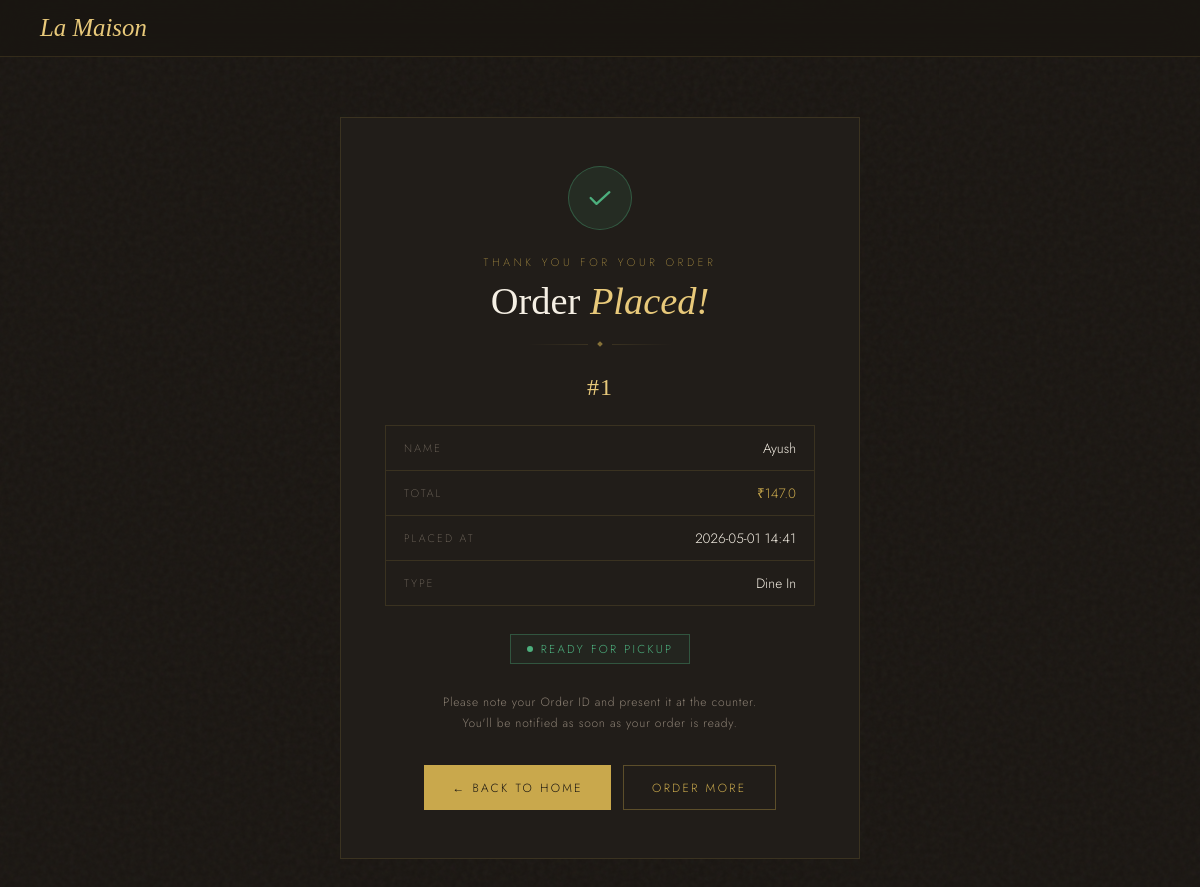
The page /order_status/1 on the database its author committed.
### tables this page shows
CREATE TABLE orders (
    id INTEGER PRIMARY KEY AUTOINCREMENT,
    username TEXT,
    items TEXT,
    total REAL,
    time TEXT,
    status TEXT DEFAULT 'Preparing',
    order_type TEXT DEFAULT 'Dine In'
    );

### app.py (the view)
@app.route('/order_status/<int:order_id>')
def order_status(order_id):
    import os
    print("USER DB:", os.path.abspath('database.db'))
    conn = sqlite3.connect('database.db')
    cur = conn.cursor()
    cur.execute("SELECT * FROM orders WHERE id=?", (order_id,))
    order = cur.fetchone()
    conn.close()
    import json
    if order:
        order = list(order)
        if len(order) == 6:
            order.append('Dine In')
        order[2] = json.loads(order[2])   # 🔥 items decode
    return render_template('order_status.html', order=order)

### templates/order_status.html (shortened to what this page needs)
<nav class="top-nav">
  <a href="/" class="nav-brand">La Maison</a>
</nav>
<div class="page">
  <div class="confirm-card">
    <div class="check-wrap">
      <svg viewBox="0 0 24 24"><polyline points="4 12 9 17 20 7"/></svg>
    </div>
    <p class="confirm-eyebrow">Thank you for your order</p>
    <h1>Order <em>Placed!</em></h1>
    <div class="confirm-divider"><span></span><i></i><span></span></div>
    <div class="order-id">#{{ order[0] }}</div>
    <div class="order-meta">
      <div class="meta-row">
        <span class="meta-label">Name</span>
        <span class="meta-value">{{ order[1] }}</span>
      </div>
      <div class="meta-row">
        <span class="meta-label">Total</span>
        <span class="meta-value gold">₹{{ order[3] }}</span>
      </div>
      <div class="meta-row">
        <span class="meta-label">Placed at</span>
        <span class="meta-value">{{ order[4] }}</span>
      </div>
      <div class="meta-row">
        <span class="meta-label">Type</span>
        <span class="meta-value">
          {% if order[6] == "Dine In" %}
            Dine In
          {% else %}
            Take Away
          {% endif %}
        </span>
      </div>
    </div>
    {% if order and order[5] == "Ready" %}
    <div class="status-badge ready">
      <span class="status-dot"></span>
      Ready for pickup
    </div>
    {% elif order %}
    <div class="status-badge preparing">
      <span class="status-dot"></span>
      Preparing your order
    </div>
    {% endif %}
    <p class="confirm-note">
      Please note your Order ID and present it at the counter.<br>
      You'll be notified as soon as your order is ready.
    </p>
    <div class="confirm-actions">
      <a href="/welcome" class="btn-home">← Back to Home</a>
      <a href="/menu" class="btn-more">Order More</a>
    </div>
  </div>
</div>

### templates/order_status.html (style rules this page uses)
*, *::before, *::after { box-sizing: border-box; margin: 0; padding: 0; }
.top-nav { position: sticky; top: 0; z-index: 100; display: flex; align-items: center; justify-content: space-between; padding: 14px 40px; background: rgba(26,22,18,0.92); border-bottom: 1px solid var(--border); backdrop-filter: blur(16px); }
.nav-brand { font-family: 'Cormorant Garamond', serif; font-style: italic; font-size: 1.55rem; font-weight: 300; color: var(--gold-lt); text-decoration: none; }
.page { position: relative; z-index: 1; flex: 1; display: flex; flex-direction: column; align-items: center; justify-content: center; padding: 60px 24px 80px; }
.confirm-card { width: 100%; max-width: 520px; background: var(--card-bg); border: 1px solid var(--border); padding: 48px 44px; text-align: center; animation: fadeUp 0.9s ease both; }
.check-wrap { width: 64px; height: 64px; border-radius: 50%; background: rgba(76,175,125,0.1); border: 1px solid rgba(76,175,125,0.35); display: flex; align-items: center; justify-content: center; margin: 0 auto 24px; animation: popIn 0.6s cubic-bezier(0.175, 0.885, 0.32, 1.275) 0.3s both; }
.check-wrap svg { width: 28px; height: 28px; stroke: var(--green); fill: none; stroke-width: 2; stroke-linecap: round; stroke-linejoin: round; stroke-dasharray: 40; stroke-dashoffset: 40; animation: drawCheck 0.5s ease 0.7s forwards; }
.confirm-eyebrow { font-size: 0.68rem; font-weight: 200; letter-spacing: 0.35em; text-transform: uppercase; color: var(--gold); margin-bottom: 10px; }
.confirm-card h1 { font-family: 'Cormorant Garamond', serif; font-weight: 300; font-size: 2.4rem; color: var(--cream); line-height: 1.1; margin-bottom: 6px; }
.confirm-card h1 em { font-style: italic; color: var(--gold-lt); }
.confirm-divider { display: flex; align-items: center; justify-content: center; gap: 10px; margin: 20px 0 28px; }
.confirm-divider span { display: block; width: 60px; height: 1px; background: linear-gradient(90deg, transparent, var(--border)); }
.confirm-divider span:last-child { background: linear-gradient(90deg, var(--border), transparent); }
.confirm-divider i { display: block; width: 4px; height: 4px; background: var(--gold); transform: rotate(45deg); opacity: 0.6; }
.order-id { display: inline-block; font-family: 'Cormorant Garamond', serif; font-size: 1.5rem; font-weight: 400; color: var(--gold-lt); letter-spacing: 0.04em; margin-bottom: 24px; }
.order-meta { display: flex; flex-direction: column; gap: 0; margin-bottom: 28px; border: 1px solid var(--border); }
.meta-row { display: flex; justify-content: space-between; align-items: center; padding: 12px 18px; border-bottom: 1px solid var(--border); }
.meta-row:last-child { border-bottom: none; }
.meta-label { font-size: 0.68rem; font-weight: 200; letter-spacing: 0.2em; text-transform: uppercase; color: var(--muted); }
.meta-value { font-size: 0.85rem; font-weight: 300; color: var(--cream); text-align: right; }
.meta-value.gold { color: var(--gold); }
.status-badge { display: inline-flex; align-items: center; gap: 8px; padding: 6px 16px; font-size: 0.72rem; font-weight: 300; letter-spacing: 0.2em; text-transform: uppercase; border: 1px solid; margin-bottom: 28px; }
.status-badge.ready { color: var(--green); border-color: rgba(76,175,125,0.35); background: rgba(76,175,125,0.06); }
.status-dot { width: 6px; height: 6px; border-radius: 50%; background: currentColor; }
.confirm-note { font-size: 0.75rem; font-weight: 300; letter-spacing: 0.06em; color: var(--muted); margin-bottom: 32px; line-height: 1.7; }
.confirm-actions { display: flex; gap: 12px; justify-content: center; flex-wrap: wrap; }
.btn-home { display: inline-flex; align-items: center; gap: 8px; padding: 13px 28px; background: var(--gold); color: var(--ink); font-family: 'Jost', sans-serif; font-size: 0.74rem; font-weight: 300; letter-spacing: 0.2em; text-transform: uppercase; text-decoration: none; border: none; transition: background 0.25s; }
.btn-more { display: inline-flex; align-items: center; gap: 8px; padding: 13px 28px; background: transparent; color: var(--gold); font-family: 'Jost', sans-serif; font-size: 0.74rem; font-weight: 300; letter-spacing: 0.2em; text-transform: uppercase; text-decoration: none; border: 1px solid rgba(201,168,76,0.35); transition: background 0.25s, border-color 0.25s; }

### rows shown on the page
orders: id "1", username "Ayush", total "147.0", time "2026-05-01 14:41"
